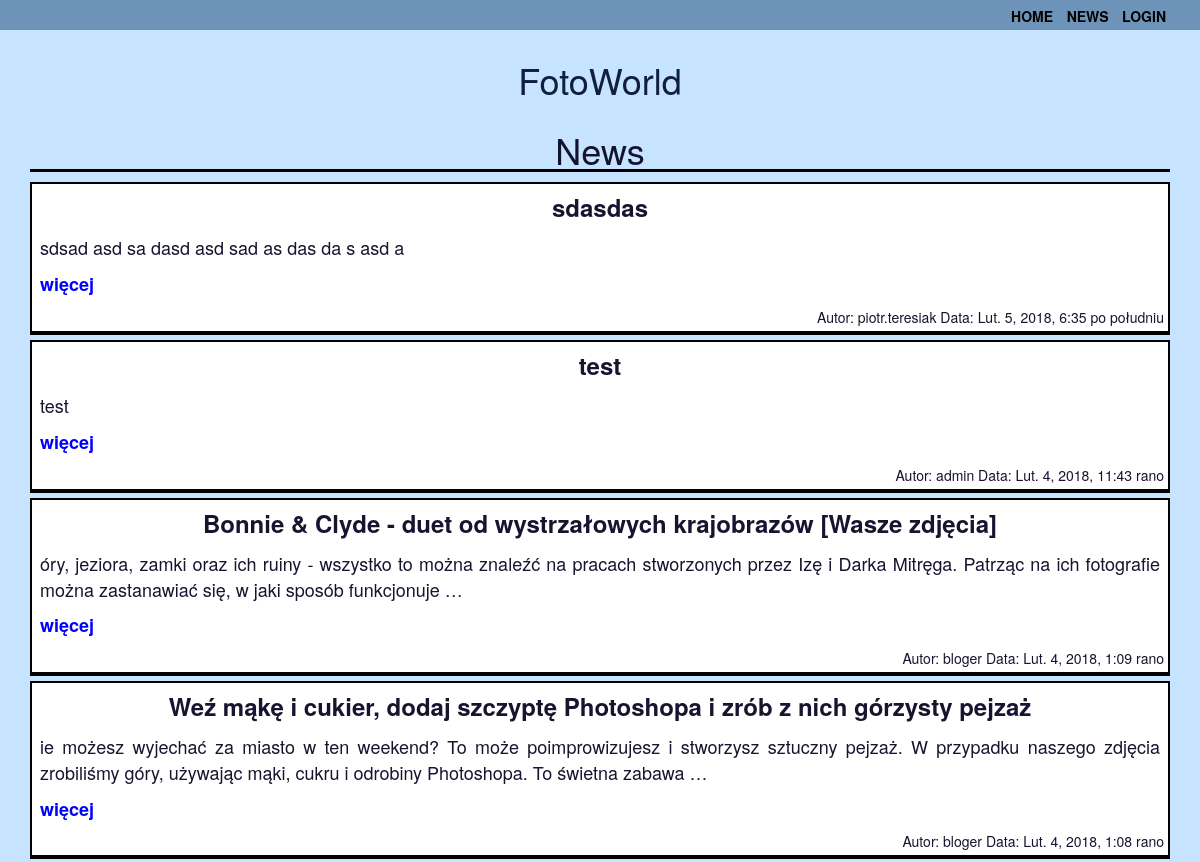
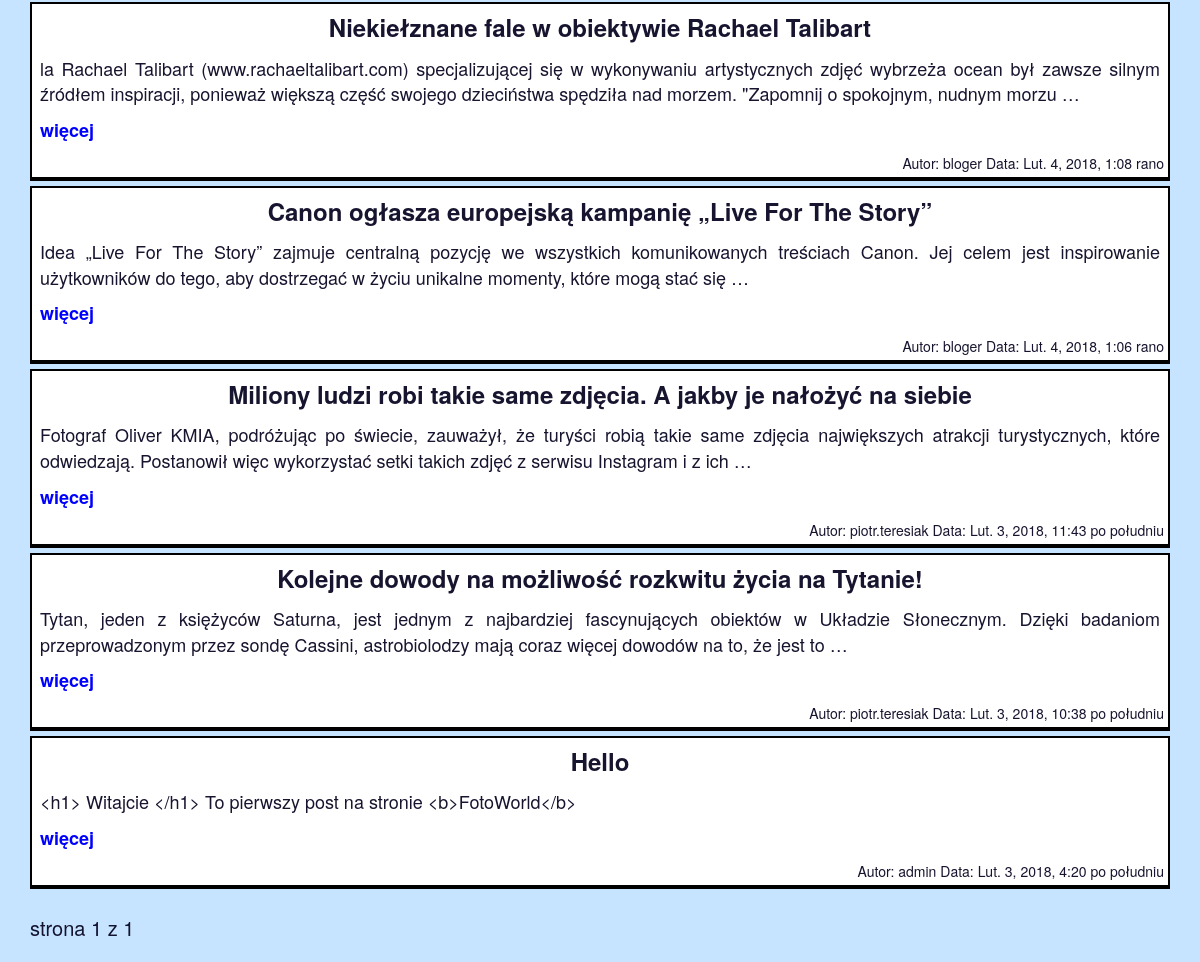
Page /news/ on the committed database (2 pictures, top to bottom).
### news/models.py (models this page shows, shortened)
class Post(models.Model):
    STATUS_CHOICES = (
        ('draft', 'Roboczy'),
        ('published', 'Opublikowany'),
    )
    title = models.CharField(max_length=250)
    slug = models.SlugField(max_length=250, unique_for_date='publish')
    author = models.ForeignKey(User, related_name='news_post')
    body = models.TextField()
    publish = models.DateTimeField(default=timezone.now)
    created = models.DateTimeField(auto_now_add=True)
    update = models.DateTimeField(auto_now=True)
    status = models.CharField(
        max_length=10, choices=STATUS_CHOICES, default='draft')
    objects=models.Manager()
    published = PublishedManager()
    class Meta:
        ordering = ('-publish',)
    def get_absolute_url(self):
        return reverse('news:post_detail',
                       args=[self.publish.year,
                             self.publish.strftime('%m'),
                             self.publish.strftime('%d'),
                             self.slug])

### news/views.py (the view)
class PostListView(ListView):
    queryset = Post.published.all()
    context_object_name = 'posts'
    paginate_by = 10
    template_name = 'news/list.html'

### templates/news/list.html
 {% extends "base.html" %} {%block content%}
<h1 class='title_sections'> News</h1>
{% for post in posts%}
<div class='news'>
    <div class='news_title'>
        {{post.title}}
    </div>
    <div class='news_body'>
        {{post.body|truncatewords:30|linebreaks}}
        <a href=" {{  post.get_absolute_url }}">więcej</a>
    </div>
    <div class='news_author'>
        Autor: {{post.author}} Data: {{post.publish}}
    </div>
</div>
{% endfor %} {% include "pagination.html" with page=page_obj %} {% endblock %}

### static/css/style.css (style rules this page uses)
body { background-color: rgba(195, 226, 255, 0.938); color: rgba(6, 4, 32, 0.938); font-size: 20px; height: 100%; background-position: center; background-repeat: no-repeat; background-size: cover; }
a { text-decoration: none; text-decoration-line: none; text-decoration-style: none; color: rgb(0, 0, 0); text-align: center; }
a:link { color: rgb(0, 0, 0); background-color: transparent; text-decoration: none; }
.title_sections { border-bottom: 3px solid black; width: 100%; text-align: center; }
.news_title { font-size: 1.2em; text-align: center; font-weight: bold; padding: 2px; margin-bottom: 5px; }
.news_body { font-size: 0.9em; text-align: justify; padding: 4px; margin-bottom: 5px; width: 100%; }
.news_body a { color: blue; font-weight: bold; }
.news_author { font-size: 0.7em; text-align: right; width: 100%; }
.news { margin: 5px 0; padding: 4px; border: 2px solid black; background: white; border-bottom-width: 4px; }

### rows in the picture
Post: title "sdasdas", body "sdsad asd sa dasd asd sad as das da s asd a", author "piotr.teresiak", publish "Lut. 5, 2018, 6:35 po południu"
Post: title "test", body "test", author "admin", publish "Lut. 4, 2018, 11:43 rano"
Post: title "Bonnie & Clyde - duet od wystrzałowych krajobrazów [Wasze zdjęcia]", body "óry, jeziora, zamki oraz ich ruiny - wszystko to można znaleźć na pracach stworzonych przez Izę i Darka Mitręga. Patrząc na ich fotografie można zastanawiać się, w jaki sposób funkcjonuje …", author "bloger", publish "Lut. 4, 2018, 1:09 rano"
Post: title "Weź mąkę i cukier, dodaj szczyptę Photoshopa i zrób z nich górzysty pejzaż", body "ie możesz wyjechać za miasto w ten weekend? To może poimprowizujesz i stworzysz sztuczny pejzaż. W przypadku naszego zdjęcia zrobiliśmy góry, używając mąki, cukru i odrobiny Photoshopa. To świetna zabawa …", author "bloger", publish "Lut. 4, 2018, 1:08 rano"
Post: title "Niekiełznane fale w obiektywie Rachael Talibart", body "la Rachael Talibart (www.rachaeltalibart.com) specjalizującej się w wykonywaniu artystycznych zdjęć wybrzeża ocean był zawsze silnym źródłem inspiracji, ponieważ większą część swojego dzieciństwa spędziła nad morzem. \"Zapomnij o spokojnym, nudnym morzu …", author "bloger", publish "Lut. 4, 2018, 1:08 rano"
Post: title "Canon ogłasza europejską kampanię „Live For The Story”", body "Idea „Live For The Story” zajmuje centralną pozycję we wszystkich komunikowanych treściach Canon. Jej celem jest inspirowanie użytkowników do tego, aby dostrzegać w życiu unikalne momenty, które mogą stać się …", author "bloger", publish "Lut. 4, 2018, 1:06 rano"
Post: title "Miliony ludzi robi takie same zdjęcia. A jakby je nałożyć na siebie", body "Fotograf Oliver KMIA, podróżując po świecie, zauważył, że turyści robią takie same zdjęcia największych atrakcji turystycznych, które odwiedzają. Postanowił więc wykorzystać setki takich zdjęć z serwisu Instagram i z ich …", author "piotr.teresiak", publish "Lut. 3, 2018, 11:43 po południu"
Post: title "Kolejne dowody na możliwość rozkwitu życia na Tytanie!", body "Tytan, jeden z księżyców Saturna, jest jednym z najbardziej fascynujących obiektów w Układzie Słonecznym. Dzięki badaniom przeprowadzonym przez sondę Cassini, astrobiolodzy mają coraz więcej dowodów na to, że jest to …", author "piotr.teresiak", publish "Lut. 3, 2018, 10:38 po południu"
Post: title "Hello", body "<h1> Witajcie </h1> To pierwszy post na stronie <b>FotoWorld</b>", author "admin", publish "Lut. 3, 2018, 4:20 po południu"

### other values in the picture
{{ page.number }} "1"
{{ page.paginator.num_pages }} "1"
